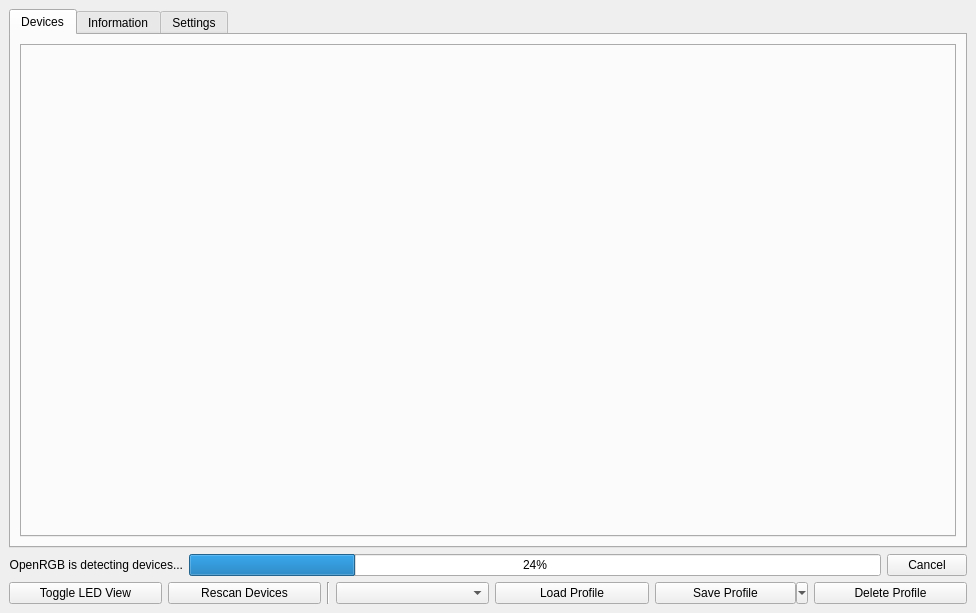
<?xml version="1.0" encoding="UTF-8"?>
<ui version="4.0">
 <class>OpenRGBDialog2Ui</class>
 <widget class="QMainWindow" name="OpenRGBDialog2Ui">
  <property name="geometry">
   <rect>
    <x>0</x>
    <y>0</y>
    <width>976</width>
    <height>613</height>
   </rect>
  </property>
  <property name="windowTitle">
   <string>OpenRGB</string>
  </property>
  <widget class="QWidget" name="centralWidget">
   <layout class="QGridLayout" name="gridLayout">
    <item row="2" column="0" colspan="5">
     <widget class="QTabWidget" name="MainTabBar">
      <property name="tabShape">
       <enum>QTabWidget::Rounded</enum>
      </property>
      <property name="currentIndex">
       <number>0</number>
      </property>
      <property name="iconSize">
       <size>
        <width>20</width>
        <height>20</height>
       </size>
      </property>
      <widget class="QWidget" name="TabDevices">
       <attribute name="title">
        <string>Devices</string>
       </attribute>
       <layout class="QGridLayout" name="gridLayout_3">
        <item row="1" column="0">
         <widget class="QTabWidget" name="DevicesTabBar">
          <property name="tabPosition">
           <enum>QTabWidget::West</enum>
          </property>
         </widget>
        </item>
       </layout>
      </widget>
      <widget class="QWidget" name="TabInformation">
       <attribute name="title">
        <string>Information</string>
       </attribute>
       <layout class="QGridLayout" name="gridLayout_2">
        <item row="0" column="0">
         <widget class="QTabWidget" name="InformationTabBar">
          <property name="tabPosition">
           <enum>QTabWidget::West</enum>
          </property>
          <property name="currentIndex">
           <number>-1</number>
          </property>
         </widget>
        </item>
       </layout>
      </widget>
      <widget class="QWidget" name="TabSettings">
       <attribute name="title">
        <string>Settings</string>
       </attribute>
       <layout class="QGridLayout" name="gridLayout_4">
        <item row="0" column="0">
         <widget class="QTabWidget" name="SettingsTabBar">
          <property name="tabPosition">
           <enum>QTabWidget::West</enum>
          </property>
          <property name="tabShape">
           <enum>QTabWidget::Rounded</enum>
          </property>
          <property name="currentIndex">
           <number>-1</number>
          </property>
          <property name="iconSize">
           <size>
            <width>16</width>
            <height>16</height>
           </size>
          </property>
          <property name="elideMode">
           <enum>Qt::ElideNone</enum>
          </property>
         </widget>
        </item>
       </layout>
      </widget>
     </widget>
    </item>
    <item row="6" column="0" colspan="5">
     <layout class="QHBoxLayout" name="MainButtonsLayout">
      <item>
       <widget class="QFrame" name="MainButtonsFrame">
        <property name="frameShape">
         <enum>QFrame::NoFrame</enum>
        </property>
        <property name="frameShadow">
         <enum>QFrame::Raised</enum>
        </property>
        <layout class="QGridLayout" name="gridLayout_5">
         <property name="leftMargin">
          <number>0</number>
         </property>
         <property name="topMargin">
          <number>0</number>
         </property>
         <property name="rightMargin">
          <number>0</number>
         </property>
         <property name="bottomMargin">
          <number>0</number>
         </property>
         <item row="0" column="5">
          <widget class="QToolButton" name="ButtonSaveProfile">
           <property name="sizePolicy">
            <sizepolicy hsizetype="Minimum" vsizetype="Minimum">
             <horstretch>0</horstretch>
             <verstretch>0</verstretch>
            </sizepolicy>
           </property>
           <property name="text">
            <string>Save Profile</string>
           </property>
           <property name="popupMode">
            <enum>QToolButton::MenuButtonPopup</enum>
           </property>
          </widget>
         </item>
         <item row="0" column="0">
          <widget class="QPushButton" name="ButtonToggleDeviceView">
           <property name="text">
            <string>Toggle LED View</string>
           </property>
          </widget>
         </item>
         <item row="0" column="1">
          <widget class="QPushButton" name="ButtonRescan">
           <property name="text">
            <string>Rescan Devices</string>
           </property>
          </widget>
         </item>
         <item row="0" column="2">
          <widget class="Line" name="line">
           <property name="orientation">
            <enum>Qt::Vertical</enum>
           </property>
          </widget>
         </item>
         <item row="0" column="3">
          <widget class="QComboBox" name="ProfileBox"/>
         </item>
         <item row="0" column="6">
          <widget class="QPushButton" name="ButtonDeleteProfile">
           <property name="text">
            <string>Delete Profile</string>
           </property>
          </widget>
         </item>
         <item row="0" column="4">
          <widget class="QPushButton" name="ButtonLoadProfile">
           <property name="text">
            <string>Load Profile</string>
           </property>
          </widget>
         </item>
        </layout>
       </widget>
      </item>
     </layout>
    </item>
    <item row="4" column="0" colspan="5">
     <layout class="QHBoxLayout" name="DetectorLayout">
      <item>
       <widget class="QLabel" name="DetectionProgressLabel">
        <property name="text">
         <string>OpenRGB is detecting devices...</string>
        </property>
        <property name="alignment">
         <set>Qt::AlignRight|Qt::AlignTrailing|Qt::AlignVCenter</set>
        </property>
       </widget>
      </item>
      <item>
       <widget class="QProgressBar" name="DetectionProgressBar">
        <property name="value">
         <number>24</number>
        </property>
       </widget>
      </item>
      <item>
       <widget class="QPushButton" name="ButtonStopDetection">
        <property name="text">
         <string>Cancel</string>
        </property>
       </widget>
      </item>
     </layout>
    </item>
   </layout>
  </widget>
  <action name="ActionSaveProfile">
   <property name="text">
    <string>Save Profile</string>
   </property>
   <property name="toolTip">
    <string>Save Profile</string>
   </property>
   <property name="font">
    <font>
     <pointsize>8</pointsize>
    </font>
   </property>
  </action>
  <action name="ActionSaveProfileAs">
   <property name="text">
    <string>Save Profile As...</string>
   </property>
   <property name="toolTip">
    <string>Save Profile with custom name</string>
   </property>
   <property name="font">
    <font>
     <pointsize>8</pointsize>
    </font>
   </property>
  </action>
 </widget>
 <resources/>
 <connections/>
</ui>
